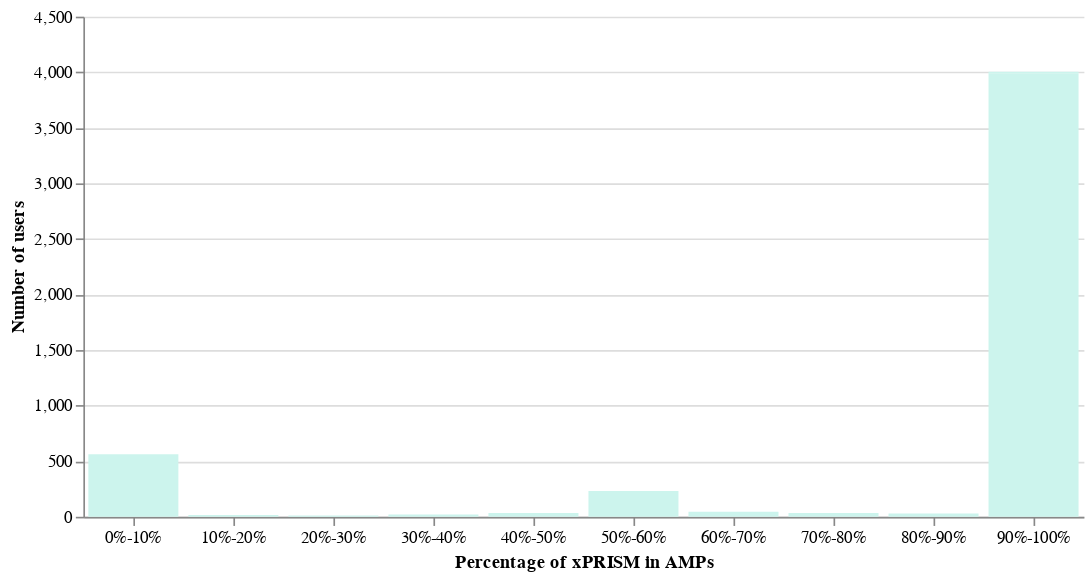

Notebook cell for this chart:
### Code cell
xPrismAmpsChart.chart(dp.perc_amps_n_user)

### Figure 1 — Vega-Lite specification as saved in the notebook (floating-point values rounded to 4 significant figures)
{"config": {"view": {"continuousWidth": 400, "continuousHeight": 300, "strokeOpacity": 0}}, "data": {"name": "data-af0f511a1545928ee9ab761fc16f010a"}, "mark": {"type": "bar", "color": "#ccf4ed"}, "encoding": {"tooltip": [{"field": "Percentage of xPRISM in AMPs", "type": "nominal"}, {"field": "Number of users", "type": "quantitative"}], "x": {"axis": {"labelAngle": 0, "tickBand": "center", "tickCount": 10}, "field": "Percentage of xPRISM in AMPs", "type": "nominal"}, "y": {"field": "Number of users", "type": "quantitative"}}, "width": 600, "$schema": "https://vega.github.io/schema/vega-lite/v4.17.0.json", "datasets": {"data-af0f511a1545928ee9ab761fc16f010a": [{"Percentage of xPRISM in AMPs": "90%-100%", "Number of users": 3991}, {"Percentage of xPRISM in AMPs": "0%-10%", "Number of users": 563}, {"Percentage of xPRISM in AMPs": "50%-60%", "Number of users": 233}, {"Percentage of xPRISM in AMPs": "60%-70%", "Number of users": 46}, {"Percentage of xPRISM in AMPs": "70%-80%", "Number of users": 33}, {"Percentage of xPRISM in AMPs": "40%-50%", "Number of users": 33}, {"Percentage of xPRISM in AMPs": "80%-90%", "Number of users": 29}, {"Percentage of xPRISM in AMPs": "30%-40%", "Number of users": 21}, {"Percentage of xPRISM in AMPs": "10%-20%", "Number of users": 16}, {"Percentage of xPRISM in AMPs": "90%-100%", "Number of users": 14}, {"Percentage of xPRISM in AMPs": "20%-30%", "Number of users": 12}]}}
